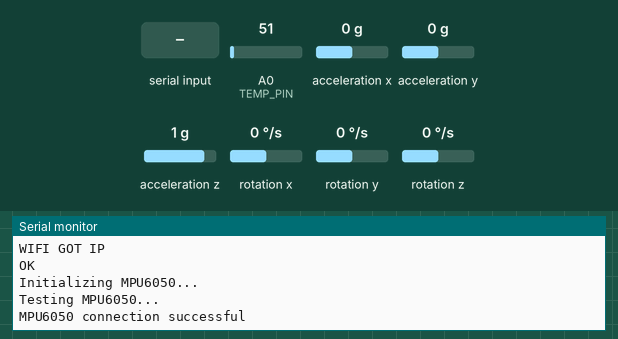
The sketch below on a simulated Arduino Mega 2560, built with avr-gcc and run on an emulated ATmega2560. Shown: the last lines printed to the serial monitor. Inputs (shaded band) come from the test bench; at power-on: rotation y 0 °/s, A0 (TEMP_PIN) = 51, acceleration x 0 g, acceleration y 0 g, acceleration z 1 g, rotation x 0 °/s, rotation z 0 °/s. The modem accepts every AT command (registered, SIM ready, sends succeed) and sends nothing else.

Above: at 16.2 s.
16.3 s: rotation y set to 2 °/s
At 21.2 s:
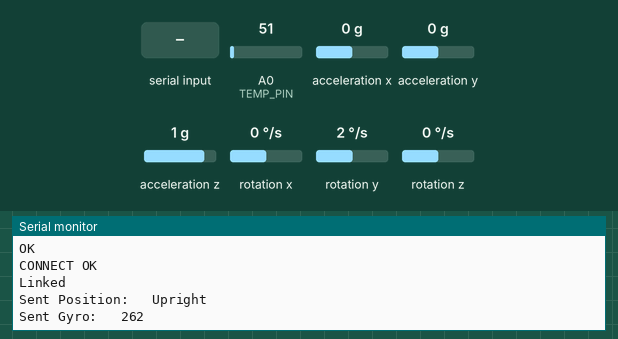
21.5 s: "1" received over the second serial link
26.5 s: "0" received over the second serial link
At 30.4 s:
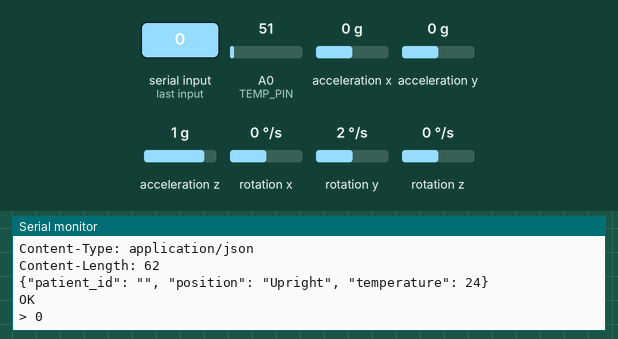
36.5 s: rotation y set to -192 °/s
At 46.2 s:
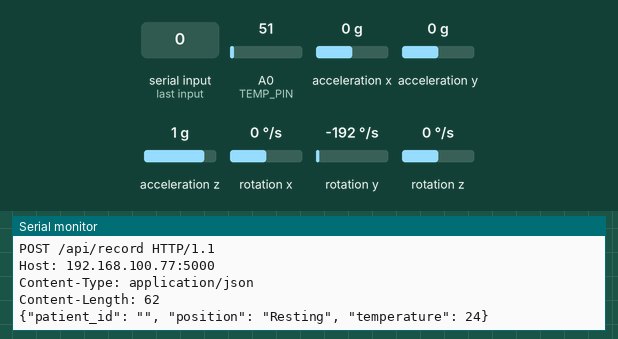

Measured:
- the behaviour switches between 0 and 1 °/s on rotation y (found by bisection; images 0 and 1)
- after the input at 16.3 s, the serial monitor: prints a new line after 3.7 s (image 1)
- after the input at 26.5 s, the serial monitor: prints a new line after 3.5 s (image 2)
- after the input at 36.5 s, the serial monitor: prints a new line after 3.5 s (image 3)

The sketch:

main.ino
```cpp
#include <MPU6050.h>
#include <Wire.h>

MPU6050 mpu;

#define RX 10
#define TX 11
#define DEBUG true
#define TIMEOUT 5000
#define TEMP_PIN A0

String ID = "Digicel_WiFi_dHNK";
String PW = "eYPXjQ29";
String HOST = "192.168.100.77";
int PORT = 5000;

int16_t gx, gy, gz;

String sendData(String command, const int timeout, boolean debug);
String getMacAddress();
String getPos();
int getTemp();

void setup(){
  Serial1.begin(115200);
  Serial.begin(115200);

  /*******   ESP Setup   *******/
  // 1. Reset:
  sendData("AT+RST", TIMEOUT, DEBUG);

  // 2. Config SoftAP + Station Mode:
  sendData("AT+CWMODE=3", TIMEOUT, DEBUG);

  // 3. Join Access-point:
  String SETUP = "AT+CWJAP=";
  SETUP.concat("\"" + ID + "\",\"" + PW + "\"");
  sendData(SETUP, TIMEOUT, DEBUG);

  /*******   GYRO Setup   *******/
  // 1. Initialize:
  Serial.println("Initializing MPU6050...");
  mpu.initialize();

  // 2. Test Connection:
  Serial.println("Testing MPU6050...");
  Serial.println(mpu.testConnection() ? "MPU6050 connection successful" : "MPU6050 connection failed");
}

void loop() {
  String START = "AT+CIPSTART=\"TCP\",";
  START.concat("\"" + HOST + "\"," + PORT);
  sendData(START, TIMEOUT, DEBUG);

  String BODY = "{\"patient_id\": \"" + getMacAddress() + "\", \"position\": \"" + getPos() + "\", \"temperature\": " + String(getTemp()) + "}\r\n";

  String POST = "POST /api/record HTTP/1.1\r\n";                              //line 1
  POST.concat("Host: " + HOST + ":" + PORT + "\r\n");                   //line 2
  POST.concat("Content-Type: application/json\r\n");                    //line 3
  POST.concat("Content-Length: " + String(BODY.length()) + "\r\n\r\n"); //line 4
  POST.concat(BODY);                                                    //line 5
  Serial.println(POST);

  String SEND = "AT+CIPSEND=";
  SEND.concat(String(POST.length()));
  sendData(SEND, TIMEOUT, DEBUG);

  sendData(POST, TIMEOUT, DEBUG);
}

String sendData(String command, const int timeout, boolean debug){
  command.concat("\r\n"); //Simulate enter btn
  String response = "";
  Serial1.print(command);

  long unsigned int time = millis();

  while((time + timeout) > millis()){
      while(Serial1.available()){
          char c = Serial1.read();
          response += c;
        }
    }

   if(debug){
      Serial.print(response);
    }

  return(response);
}

int getTemp(){
  int snsrRead = analogRead(TEMP_PIN);
  int temp = snsrRead * 0.48828125;

  return temp;
}

String getPos(){//TODO
  mpu.getRotation(&gx, &gy, &gz);
  String pos;

  if (gy > 1.0){
    pos = "Upright";
  }
  else{
    pos="Resting";
  }

  Serial.print("Sent Position: \t");
  Serial.println(pos);
  Serial.print("Sent Gyro: \t");
  Serial.println(gy);

  return pos;
}

String getMacAddress(){
  String res = "";
  String SETUP = "AT+CIPSTAMAC?\r\n";
  res = sendData(SETUP, TIMEOUT, DEBUG);

  String macAddr = res.substring(42, 59);

  return macAddr;
}
```
